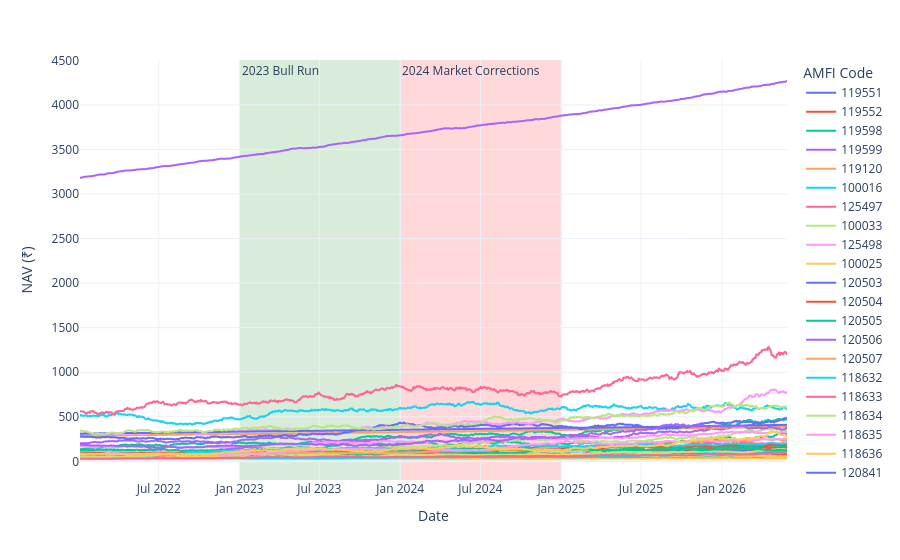

This figure's notebook cell:
### Code cell
%pip install --upgrade "plotly>=6.1" "kaleido>=1"

from pathlib import Path

import pandas as pd
import plotly.express as px

# Load NAV history dataset
search_roots = [Path.cwd(), Path.cwd().parent, Path.cwd().parent.parent]
csv_path = next(
    (
        path
        for root in search_roots
        for path in root.rglob("02_nav_history.csv")
        if path.is_file()
    ),
    None,
)

if csv_path is None:
    raise FileNotFoundError(
        "02_nav_history.csv was not found. Place it in the project folder."
    )

nav_history = pd.read_csv(csv_path)

# Ensure date column is datetime format
nav_history['date'] = pd.to_datetime(nav_history['date'])

# Filter or select schemes if needed (plotting all or a subset for performance)
nav_history["amfi_code"] = nav_history["amfi_code"].astype(str)

fig = px.line(
    nav_history,
    x="date",
    y="nav",
    color="amfi_code",
    labels={"amfi_code": "AMFI Code"},
)

# Export chart for final report
Path("exports").mkdir(parents=True, exist_ok=True)

# Highlight 2023 bull run and 2024 market corrections
fig.add_vrect(
    x0="2023-01-01", x1="2023-12-31", 
    fillcolor="green", opacity=0.15, layer="below", line_width=0,
    annotation_text="2023 Bull Run", annotation_position="top left"
)

fig.add_vrect(
    x0="2024-01-01", x1="2024-12-31", 
    fillcolor="red", opacity=0.15, layer="below", line_width=0,
    annotation_text="2024 Market Corrections", annotation_position="top left"
)

fig.update_layout(xaxis_title='Date', yaxis_title='NAV (₹)', template='plotly_white')
fig.show()

# Export chart for final report
#fig.write_image("exports/nav_trend.png", engine="kaleido")

### Figure 1 — Plotly figure (JSON) as saved in the notebook; plotly's stock layout.template omitted (floating-point values rounded to 4 significant figures; data arrays with more than 128 entries replaced by an {"elided": "..."} marker saying what was removed)
{"data": [{"hovertemplate": "AMFI Code=119551<br>date=%{x}<br>nav=%{y}<extra></extra>", "legendgroup": "119551", "line": {"color": "#636efa", "dash": "solid"}, "marker": {"symbol": "circle"}, "mode": "lines", "name": "119551", "showlegend": true, "type": "scattergl", "x": {"elided": "1150 str values"}, "xaxis": "x", "y": {"elided": "1150 float values"}, "yaxis": "y"}, {"hovertemplate": "AMFI Code=119552<br>date=%{x}<br>nav=%{y}<extra></extra>", "legendgroup": "119552", "line": {"color": "#EF553B", "dash": "solid"}, "marker": {"symbol": "circle"}, "mode": "lines", "name": "119552", "showlegend": true, "type": "scattergl", "x": {"elided": "1150 str values"}, "xaxis": "x", "y": {"elided": "1150 float values"}, "yaxis": "y"}, {"hovertemplate": "AMFI Code=119598<br>date=%{x}<br>nav=%{y}<extra></extra>", "legendgroup": "119598", "line": {"color": "#00cc96", "dash": "solid"}, "marker": {"symbol": "circle"}, "mode": "lines", "name": "119598", "showlegend": true, "type": "scattergl", "x": {"elided": "1150 str values"}, "xaxis": "x", "y": {"elided": "1150 float values"}, "yaxis": "y"}, {"hovertemplate": "AMFI Code=119599<br>date=%{x}<br>nav=%{y}<extra></extra>", "legendgroup": "119599", "line": {"color": "#ab63fa", "dash": "solid"}, "marker": {"symbol": "circle"}, "mode": "lines", "name": "119599", "showlegend": true, "type": "scattergl", "x": {"elided": "1150 str values"}, "xaxis": "x", "y": {"elided": "1150 float values"}, "yaxis": "y"}, {"hovertemplate": "AMFI Code=119120<br>date=%{x}<br>nav=%{y}<extra></extra>", "legendgroup": "119120", "line": {"color": "#FFA15A", "dash": "solid"}, "marker": {"symbol": "circle"}, "mode": "lines", "name": "119120", "showlegend": true, "type": "scattergl", "x": {"elided": "1150 str values"}, "xaxis": "x", "y": {"elided": "1150 float values"}, "yaxis": "y"}, {"hovertemplate": "AMFI Code=100016<br>date=%{x}<br>nav=%{y}<extra></extra>", "legendgroup": "100016", "line": {"color": "#19d3f3", "dash": "solid"}, "marker": {"symbol": "circle"}, "mode": "lines", "name": "100016", "showlegend": true, "type": "scattergl", "x": {"elided": "1150 str values"}, "xaxis": "x", "y": {"elided": "1150 float values"}, "yaxis": "y"}, {"hovertemplate": "AMFI Code=125497<br>date=%{x}<br>nav=%{y}<extra></extra>", "legendgroup": "125497", "line": {"color": "#FF6692", "dash": "solid"}, "marker": {"symbol": "circle"}, "mode": "lines", "name": "125497", "showlegend": true, "type": "scattergl", "x": {"elided": "1150 str values"}, "xaxis": "x", "y": {"elided": "1150 float values"}, "yaxis": "y"}, {"hovertemplate": "AMFI Code=100033<br>date=%{x}<br>nav=%{y}<extra></extra>", "legendgroup": "100033", "line": {"color": "#B6E880", "dash": "solid"}, "marker": {"symbol": "circle"}, "mode": "lines", "name": "100033", "showlegend": true, "type": "scattergl", "x": {"elided": "1150 str values"}, "xaxis": "x", "y": {"elided": "1150 float values"}, "yaxis": "y"}, {"hovertemplate": "AMFI Code=125498<br>date=%{x}<br>nav=%{y}<extra></extra>", "legendgroup": "125498", "line": {"color": "#FF97FF", "dash": "solid"}, "marker": {"symbol": "circle"}, "mode": "lines", "name": "125498", "showlegend": true, "type": "scattergl", "x": {"elided": "1150 str values"}, "xaxis": "x", "y": {"elided": "1150 float values"}, "yaxis": "y"}, {"hovertemplate": "AMFI Code=100025<br>date=%{x}<br>nav=%{y}<extra></extra>", "legendgroup": "100025", "line": {"color": "#FECB52", "dash": "solid"}, "marker": {"symbol": "circle"}, "mode": "lines", "name": "100025", "showlegend": true, "type": "scattergl", "x": {"elided": "1150 str values"}, "xaxis": "x", "y": {"elided": "1150 float values"}, "yaxis": "y"}, {"hovertemplate": "AMFI Code=120503<br>date=%{x}<br>nav=%{y}<extra></extra>", "legendgroup": "120503", "line": {"color": "#636efa", "dash": "solid"}, "marker": {"symbol": "circle"}, "mode": "lines", "name": "120503", "showlegend": true, "type": "scattergl", "x": {"elided": "1150 str values"}, "xaxis": "x", "y": {"elided": "1150 float values"}, "yaxis": "y"}, {"hovertemplate": "AMFI Code=120504<br>date=%{x}<br>nav=%{y}<extra></extra>", "legendgroup": "120504", "line": {"color": "#EF553B", "dash": "solid"}, "marker": {"symbol": "circle"}, "mode": "lines", "name": "120504", "showlegend": true, "type": "scattergl", "x": {"elided": "1150 str values"}, "xaxis": "x", "y": {"elided": "1150 float values"}, "yaxis": "y"}, {"hovertemplate": "AMFI Code=120505<br>date=%{x}<br>nav=%{y}<extra></extra>", "legendgroup": "120505", "line": {"color": "#00cc96", "dash": "solid"}, "marker": {"symbol": "circle"}, "mode": "lines", "name": "120505", "showlegend": true, "type": "scattergl", "x": {"elided": "1150 str values"}, "xaxis": "x", "y": {"elided": "1150 float values"}, "yaxis": "y"}, {"hovertemplate": "AMFI Code=120506<br>date=%{x}<br>nav=%{y}<extra></extra>", "legendgroup": "120506", "line": {"color": "#ab63fa", "dash": "solid"}, "marker": {"symbol": "circle"}, "mode": "lines", "name": "120506", "showlegend": true, "type": "scattergl", "x": {"elided": "1150 str values"}, "xaxis": "x", "y": {"elided": "1150 float values"}, "yaxis": "y"}, {"hovertemplate": "AMFI Code=120507<br>date=%{x}<br>nav=%{y}<extra></extra>", "legendgroup": "120507", "line": {"color": "#FFA15A", "dash": "solid"}, "marker": {"symbol": "circle"}, "mode": "lines", "name": "120507", "showlegend": true, "type": "scattergl", "x": {"elided": "1150 str values"}, "xaxis": "x", "y": {"elided": "1150 float values"}, "yaxis": "y"}, {"hovertemplate": "AMFI Code=118632<br>date=%{x}<br>nav=%{y}<extra></extra>", "legendgroup": "118632", "line": {"color": "#19d3f3", "dash": "solid"}, "marker": {"symbol": "circle"}, "mode": "lines", "name": "118632", "showlegend": true, "type": "scattergl", "x": {"elided": "1150 str values"}, "xaxis": "x", "y": {"elided": "1150 float values"}, "yaxis": "y"}, {"hovertemplate": "AMFI Code=118633<br>date=%{x}<br>nav=%{y}<extra></extra>", "legendgroup": "118633", "line": {"color": "#FF6692", "dash": "solid"}, "marker": {"symbol": "circle"}, "mode": "lines", "name": "118633", "showlegend": true, "type": "scattergl", "x": {"elided": "1150 str values"}, "xaxis": "x", "y": {"elided": "1150 float values"}, "yaxis": "y"}, {"hovertemplate": "AMFI Code=118634<br>date=%{x}<br>nav=%{y}<extra></extra>", "legendgroup": "118634", "line": {"color": "#B6E880", "dash": "solid"}, "marker": {"symbol": "circle"}, "mode": "lines", "name": "118634", "showlegend": true, "type": "scattergl", "x": {"elided": "1150 str values"}, "xaxis": "x", "y": {"elided": "1150 float values"}, "yaxis": "y"}, {"hovertemplate": "AMFI Code=118635<br>date=%{x}<br>nav=%{y}<extra></extra>", "legendgroup": "118635", "line": {"color": "#FF97FF", "dash": "solid"}, "marker": {"symbol": "circle"}, "mode": "lines", "name": "118635", "showlegend": true, "type": "scattergl", "x": {"elided": "1150 str values"}, "xaxis": "x", "y": {"elided": "1150 float values"}, "yaxis": "y"}, {"hovertemplate": "AMFI Code=118636<br>date=%{x}<br>nav=%{y}<extra></extra>", "legendgroup": "118636", "line": {"color": "#FECB52", "dash": "solid"}, "marker": {"symbol": "circle"}, "mode": "lines", "name": "118636", "showlegend": true, "type": "scattergl", "x": {"elided": "1150 str values"}, "xaxis": "x", "y": {"elided": "1150 float values"}, "yaxis": "y"}, {"hovertemplate": "AMFI Code=120841<br>date=%{x}<br>nav=%{y}<extra></extra>", "legendgroup": "120841", "line": {"color": "#636efa", "dash": "solid"}, "marker": {"symbol": "circle"}, "mode": "lines", "name": "120841", "showlegend": true, "type": "scattergl", "x": {"elided": "1150 str values"}, "xaxis": "x", "y": {"elided": "1150 float values"}, "yaxis": "y"}, {"hovertemplate": "AMFI Code=120842<br>date=%{x}<br>nav=%{y}<extra></extra>", "legendgroup": "120842", "line": {"color": "#EF553B", "dash": "solid"}, "marker": {"symbol": "circle"}, "mode": "lines", "name": "120842", "showlegend": true, "type": "scattergl", "x": {"elided": "1150 str values"}, "xaxis": "x", "y": {"elided": "1150 float values"}, "yaxis": "y"}, {"hovertemplate": "AMFI Code=120843<br>date=%{x}<br>nav=%{y}<extra></extra>", "legendgroup": "120843", "line": {"color": "#00cc96", "dash": "solid"}, "marker": {"symbol": "circle"}, "mode": "lines", "name": "120843", "showlegend": true, "type": "scattergl", "x": {"elided": "1150 str values"}, "xaxis": "x", "y": {"elided": "1150 float values"}, "yaxis": "y"}, {"hovertemplate": "AMFI Code=120844<br>date=%{x}<br>nav=%{y}<extra></extra>", "legendgroup": "120844", "line": {"color": "#ab63fa", "dash": "solid"}, "marker": {"symbol": "circle"}, "mode": "lines", "name": "120844", "showlegend": true, "type": "scattergl", "x": {"elided": "1150 str values"}, "xaxis": "x", "y": {"elided": "1150 float values"}, "yaxis": "y"}, {"hovertemplate": "AMFI Code=119092<br>date=%{x}<br>nav=%{y}<extra></extra>", "legendgroup": "119092", "line": {"color": "#FFA15A", "dash": "solid"}, "marker": {"symbol": "circle"}, "mode": "lines", "name": "119092", "showlegend": true, "type": "scattergl", "x": {"elided": "1150 str values"}, "xaxis": "x", "y": {"elided": "1150 float values"}, "yaxis": "y"}, {"hovertemplate": "AMFI Code=119093<br>date=%{x}<br>nav=%{y}<extra></extra>", "legendgroup": "119093", "line": {"color": "#19d3f3", "dash": "solid"}, "marker": {"symbol": "circle"}, "mode": "lines", "name": "119093", "showlegend": true, "type": "scattergl", "x": {"elided": "1150 str values"}, "xaxis": "x", "y": {"elided": "1150 float values"}, "yaxis": "y"}, {"hovertemplate": "AMFI Code=119094<br>date=%{x}<br>nav=%{y}<extra></extra>", "legendgroup": "119094", "line": {"color": "#FF6692", "dash": "solid"}, "marker": {"symbol": "circle"}, "mode": "lines", "name": "119094", "showlegend": true, "type": "scattergl", "x": {"elided": "1150 str values"}, "xaxis": "x", "y": {"elided": "1150 float values"}, "yaxis": "y"}, {"hovertemplate": "AMFI Code=119095<br>date=%{x}<br>nav=%{y}<extra></extra>", "legendgroup": "119095", "line": {"color": "#B6E880", "dash": "solid"}, "marker": {"symbol": "circle"}, "mode": "lines", "name": "119095", "showlegend": true, "type": "scattergl", "x": {"elided": "1150 str values"}, "xaxis": "x", "y": {"elided": "1150 float values"}, "yaxis": "y"}, {"hovertemplate": "AMFI Code=101206<br>date=%{x}<br>nav=%{y}<extra></extra>", "legendgroup": "101206", "line": {"color": "#FF97FF", "dash": "solid"}, "marker": {"symbol": "circle"}, "mode": "lines", "name": "101206", "showlegend": true, "type": "scattergl", "x": {"elided": "1150 str values"}, "xaxis": "x", "y": {"elided": "1150 float values"}, "yaxis": "y"}, {"hovertemplate": "AMFI Code=101207<br>date=%{x}<br>nav=%{y}<extra></extra>", "legendgroup": "101207", "line": {"color": "#FECB52", "dash": "solid"}, "marker": {"symbol": "circle"}, "mode": "lines", "name": "101207", "showlegend": true, "type": "scattergl", "x": {"elided": "1150 str values"}, "xaxis": "x", "y": {"elided": "1150 float values"}, "yaxis": "y"}, {"hovertemplate": "AMFI Code=101208<br>date=%{x}<br>nav=%{y}<extra></extra>", "legendgroup": "101208", "line": {"color": "#636efa", "dash": "solid"}, "marker": {"symbol": "circle"}, "mode": "lines", "name": "101208", "showlegend": true, "type": "scattergl", "x": {"elided": "1150 str values"}, "xaxis": "x", "y": {"elided": "1150 float values"}, "yaxis": "y"}, {"hovertemplate": "AMFI Code=102885<br>date=%{x}<br>nav=%{y}<extra></extra>", "legendgroup": "102885", "line": {"color": "#EF553B", "dash": "solid"}, "marker": {"symbol": "circle"}, "mode": "lines", "name": "102885", "showlegend": true, "type": "scattergl", "x": {"elided": "1150 str values"}, "xaxis": "x", "y": {"elided": "1150 float values"}, "yaxis": "y"}, {"hovertemplate": "AMFI Code=102886<br>date=%{x}<br>nav=%{y}<extra></extra>", "legendgroup": "102886", "line": {"color": "#00cc96", "dash": "solid"}, "marker": {"symbol": "circle"}, "mode": "lines", "name": "102886", "showlegend": true, "type": "scattergl", "x": {"elided": "1150 str values"}, "xaxis": "x", "y": {"elided": "1150 float values"}, "yaxis": "y"}, {"hovertemplate": "AMFI Code=102887<br>date=%{x}<br>nav=%{y}<extra></extra>", "legendgroup": "102887", "line": {"color": "#ab63fa", "dash": "solid"}, "marker": {"symbol": "circle"}, "mode": "lines", "name": "102887", "showlegend": true, "type": "scattergl", "x": {"elided": "1150 str values"}, "xaxis": "x", "y": {"elided": "1150 float values"}, "yaxis": "y"}, {"hovertemplate": "AMFI Code=148567<br>date=%{x}<br>nav=%{y}<extra></extra>", "legendgroup": "148567", "line": {"color": "#FFA15A", "dash": "solid"}, "marker": {"symbol": "circle"}, "mode": "lines", "name": "148567", "showlegend": true, "type": "scattergl", "x": {"elided": "1150 str values"}, "xaxis": "x", "y": {"elided": "1150 float values"}, "yaxis": "y"}, {"hovertemplate": "AMFI Code=148568<br>date=%{x}<br>nav=%{y}<extra></extra>", "legendgroup": "148568", "line": {"color": "#19d3f3", "dash": "solid"}, "marker": {"symbol": "circle"}, "mode": "lines", "name": "148568", "showlegend": true, "type": "scattergl", "x": {"elided": "1150 str values"}, "xaxis": "x", "y": {"elided": "1150 float values"}, "yaxis": "y"}, {"hovertemplate": "AMFI Code=148569<br>date=%{x}<br>nav=%{y}<extra></extra>", "legendgroup": "148569", "line": {"color": "#FF6692", "dash": "solid"}, "marker": {"symbol": "circle"}, "mode": "lines", "name": "148569", "showlegend": true, "type": "scattergl", "x": {"elided": "1150 str values"}, "xaxis": "x", "y": {"elided": "1150 float values"}, "yaxis": "y"}, {"hovertemplate": "AMFI Code=149322<br>date=%{x}<br>nav=%{y}<extra></extra>", "legendgroup": "149322", "line": {"color": "#B6E880", "dash": "solid"}, "marker": {"symbol": "circle"}, "mode": "lines", "name": "149322", "showlegend": true, "type": "scattergl", "x": {"elided": "1150 str values"}, "xaxis": "x", "y": {"elided": "1150 float values"}, "yaxis": "y"}, {"hovertemplate": "AMFI Code=149323<br>date=%{x}<br>nav=%{y}<extra></extra>", "legendgroup": "149323", "line": {"color": "#FF97FF", "dash": "solid"}, "marker": {"symbol": "circle"}, "mode": "lines", "name": "149323", "showlegend": true, "type": "scattergl", "x": {"elided": "1150 str values"}, "xaxis": "x", "y": {"elided": "1150 float values"}, "yaxis": "y"}, {"hovertemplate": "AMFI Code=149324<br>date=%{x}<br>nav=%{y}<extra></extra>", "legendgroup": "149324", "line": {"color": "#FECB52", "dash": "solid"}, "marker": {"symbol": "circle"}, "mode": "lines", "name": "149324", "showlegend": true, "type": "scattergl", "x": {"elided": "1150 str values"}, "xaxis": "x", "y": {"elided": "1150 float values"}, "yaxis": "y"}], "layout": {"annotations": [{"showarrow": false, "text": "2023 Bull Run", "x": "2023-01-01", "xanchor": "left", "xref": "x", "y": 1, "yanchor": "top", "yref": "y domain"}, {"showarrow": false, "text": "2024 Market Corrections", "x": "2024-01-01", "xanchor": "left", "xref": "x", "y": 1, "yanchor": "top", "yref": "y domain"}], "legend": {"title": {"text": "AMFI Code"}, "tracegroupgap": 0}, "margin": {"t": 60}, "shapes": [{"fillcolor": "green", "layer": "below", "line": {"width": 0}, "opacity": 0.15, "type": "rect", "x0": "2023-01-01", "x1": "2023-12-31", "xref": "x", "y0": 0, "y1": 1, "yref": "y domain"}, {"fillcolor": "red", "layer": "below", "line": {"width": 0}, "opacity": 0.15, "type": "rect", "x0": "2024-01-01", "x1": "2024-12-31", "xref": "x", "y0": 0, "y1": 1, "yref": "y domain"}], "xaxis": {"anchor": "y", "domain": [0, 1], "title": {"text": "Date"}}, "yaxis": {"anchor": "x", "domain": [0, 1], "title": {"text": "NAV (₹)"}}}}
